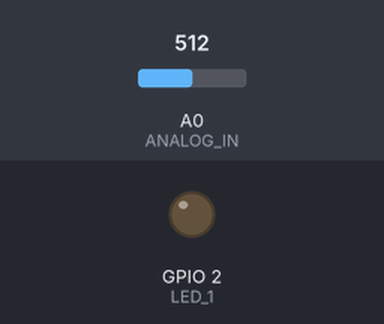
A sketch run on a simulated ESP8266 (NodeMCU). Parts: output pins drawn as LEDs (lit = HIGH). Inputs (shaded band) come from the test bench; at power-on: A0 (ANALOG_IN) = 512. WiFi joins after 1.5 s; servers stay silent unless stated; what the sketch prints to the serial monitor is not drawn.

Above: at 2.0 s.
At 10.6 s:
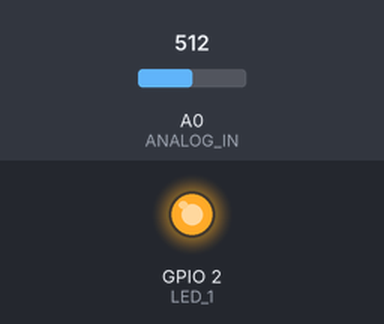
Timing chart, 0 to 23.9 s (numbered marks = the images above):
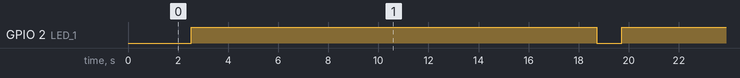

Measured:
- by itself, GPIO 2 (LED_1): alternates HIGH for 16.2 s and LOW for 1.0 s

The sketch:

thingspeakiot.ino
```cpp
#include <ESP8266WiFi.h>
#define LED_1 2
#define ANALOG_IN A0

String apiKey = "VGYJ5PNYW12345";     //  Enter your Write API key from ThingSpeak
const char *ssid =  "mygateway";     // replace with your wifi ssid and wpa2 key
const char *pass =  "mypassword";
const char* server = "api.thingspeak.com";
int inputVal = 0;

WiFiClient client;

void setup() {
  pinMode(LED_1, OUTPUT);
  Serial.begin(115200);
  delay(20);
  Serial.println("Connecting to ");
  Serial.println(ssid);
  WiFi.begin(ssid, pass);

  while (WiFi.status() != WL_CONNECTED)
    {
      delay(500);
      Serial.print(".");
     }
      Serial.println("");
      Serial.println("WiFi connected");
}

void loop() {
  inputVal = analogRead(ANALOG_IN);
  Serial.println(inputVal);

  digitalWrite(LED_1, LOW);
  delay(1000);
  digitalWrite(LED_1, HIGH);
  delay(1000);


  if (client.connect(server,80))   //   "184.106.153.149" or api.thingspeak.com
     {
        String postStr = apiKey;
        postStr +="&field1=";
        postStr += String(inputVal);
        postStr +="&field2=";
        postStr += String(-inputVal/2);
        postStr += "\r\n\r\n";

        client.print("POST /update HTTP/1.1\n");
        client.print("Host: api.thingspeak.com\n");
        client.print("Connection: close\n");
        client.print("X-THINGSPEAKAPIKEY: "+apiKey+"\n");
        client.print("Content-Type: application/x-www-form-urlencoded\n");
        client.print("Content-Length: ");
        client.print(postStr.length());
        client.print("\n\n");
        client.print(postStr);

        Serial.print("Temperature: ");
        Serial.print(inputVal);
        Serial.print(" degrees Celcius, Humidity: ");
        Serial.print(inputVal/2);
        Serial.println("%. Send to Thingspeak.");
     }
  client.stop();

  Serial.println("Waiting...");

  // thingspeak needs minimum 15 sec delay between updates, i've set it to 30 seconds
  delay(15000);
}
```
